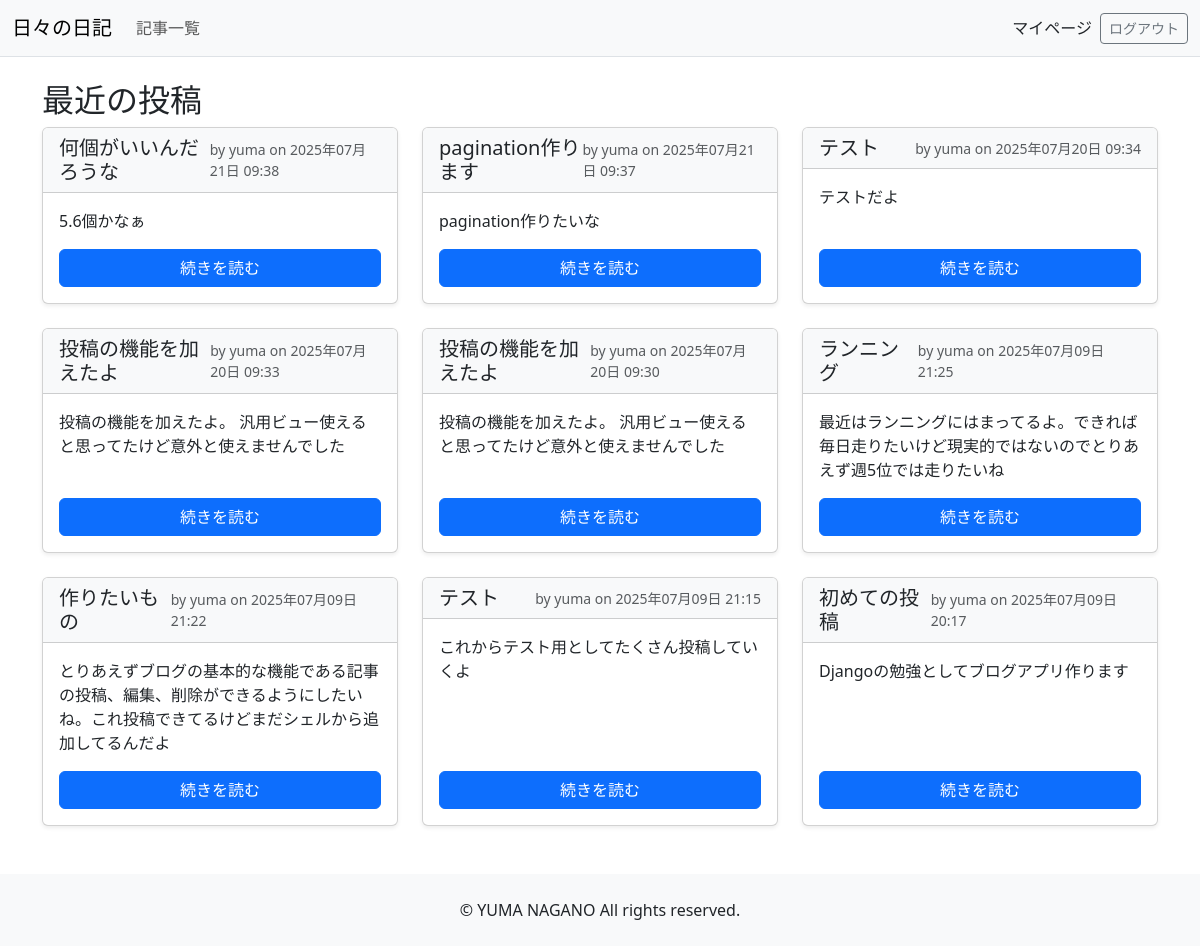
The app's page /home/ (signed in) with its own data.
### brog/models.py (models this page shows, shortened)
class Post(models.Model):
    title = models.CharField(max_length=200)
    author = models.ForeignKey(User, on_delete=models.CASCADE)
    content = models.TextField()
    created_at = models.DateTimeField(auto_now_add=True)

### brog/views.py (the view)
# urls.py: path('home/', views.HomeView.as_view(), name='home'),
class HomeView(LoginRequiredMixin,ListView):
    model = Post
    template_name = 'brog/home.html'
    context_object_name = 'posts'
    def get_queryset(self):
        return Post.objects.order_by('-created_at')[:3]
    def get_context_data(self, **kwargs):
        context = super().get_context_data(**kwargs)
        context['all_posts'] = Post.objects.all().order_by('-created_at')
        return context

### brog/templates/brog/home.html (shortened to what this page needs)
<!DOCTYPE html>
<html lang="ja">
  <head>
    {% load static %}
    <link
      href="https://cdn.jsdelivr.net/npm/bootstrap@5.3.0/dist/css/bootstrap.min.css"
      rel="stylesheet"
    />
    <link rel="stylesheet" href="{% static 'brog/css/style.css' %}" />
  </head>
  <body>
    <header>
      <nav class="navbar navbar-expand-lg bg-light border-bottom">
        <div class="container-fluid">
          <a class="navbar-brand" >日々の日記</a>
          <div class="collapse navbar-collapse" id="navbarNav">
            <ul class="navbar-nav me-auto mb-2 mb-lg-0">
              <li class="nav-item">
                <a class="nav-link" >記事一覧</a>
              </li>
            </ul>
            <div class="d-flex align-items-center">
              {% if user.is_authenticated %}
              <a class ="nav-link active btn-sm me-2" href="{% url 'brog:mypage' %}">
                マイページ
              </a>
              <form action="{% url 'brog:logout' %}" method="post">
                <button type="submit" class="btn btn-outline-secondary btn-sm">
                  ログアウト
                </button>
              </form>
              {% endif %}
            </div>
          </div>
        </div>
      </nav>
    </header>
    <div class="container mt-4">
      <main>
        <section>
          <h2>最近の投稿</h2>
          {% if all_posts %}
          <div class="row">
            {% for post in all_posts %}
            <div class="col-md-4 mb-4">
              <div class="card h-100 shadow-sm">
                <div
                  class="card-header bg-light d-flex justify-content-between align-items-center"
                >
                  <h5 class="card-title mb-0">{{ post.title }}</h5>
                  <small class="text-muted">
                    by {{ post.author.username }} on {{ post.created_at|date:"Y年m月d日 H:i" }}
                  </small>
                </div>
                <div class="card-body d-flex flex-column">
                  <p class="card-text">{{ post.content|truncatewords:20 }}</p>
                  <a
                    href="{% url 'brog:post_detail' post.id %}"
                    class="btn btn-primary mt-auto"
                    >続きを読む</a
                  >
                </div>
              </div>
            </div>
            {% endfor %}
          </div>
          {% else %}
          <p>まだ投稿がありません。</p>
          {% endif %}
        </section>
      </main>
    </div>
    <footer class="text-center py-4 mt-4 bg-light">
      <p class="mb-0">&copy; YUMA NAGANO All rights reserved.</p>
    </footer>
  </body>
</html>

### brog/static/brog/style.css (style rules this page uses)
body { display: flex; flex-direction: column; min-height: 100vh; margin: 0; }
main { flex: 1; }
footer { background-color: #f8f9fa; padding: 1rem; text-align: center; }

### records on screen
Post: title "何個がいいんだろうな", author.username "yuma", created_at "2025年07月21日 09:38", content "5.6個かなぁ"
Post: title "pagination作ります", author.username "yuma", created_at "2025年07月21日 09:37", content "pagination作りたいな"
Post: title "テスト", author.username "yuma", created_at "2025年07月20日 09:34", content "テストだよ"
Post: title "投稿の機能を加えたよ", author.username "yuma", created_at "2025年07月20日 09:33", content "投稿の機能を加えたよ。 汎用ビュー使えると思ってたけど意外と使えませんでした"
Post: title "投稿の機能を加えたよ", author.username "yuma", created_at "2025年07月20日 09:30", content "投稿の機能を加えたよ。 汎用ビュー使えると思ってたけど意外と使えませんでした"
Post: title "ランニング", author.username "yuma", created_at "2025年07月09日 21:25", content "最近はランニングにはまってるよ。できれば毎日走りたいけど現実的ではないのでとりあえず週5位では走りたいね"
Post: title "作りたいもの", author.username "yuma", created_at "2025年07月09日 21:22", content "とりあえずブログの基本的な機能である記事の投稿、編集、削除ができるようにしたいね。これ投稿できてるけどまだシェルから追加してるんだよ"
Post: title "テスト", author.username "yuma", created_at "2025年07月09日 21:15", content "これからテスト用としてたくさん投稿していくよ"
Post: title "初めての投稿", author.username "yuma", created_at "2025年07月09日 20:17", content "Djangoの勉強としてブログアプリ作ります"
